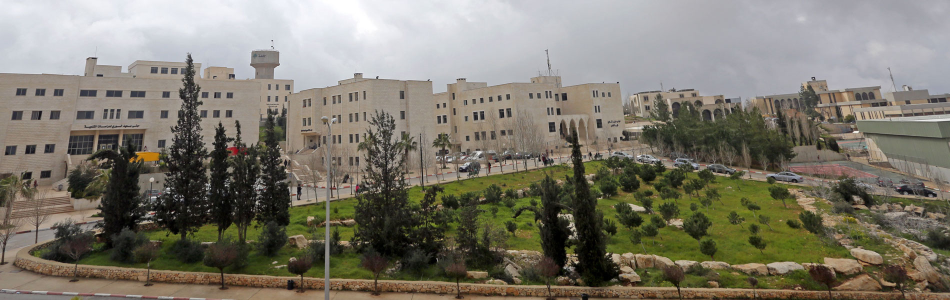
#> input picture Eight Lab/buildings.jpg, 1900 x 600 px (shown at 1/2 size)
$ jupyter execute --allow-errors 'Lab 8.ipynb'
#> lines starting #> are read from the running program, lines starting #| are printed output that depends on the picture; after the words box and inside, x2 and y2 are one past the last pixel; in counts of white or black regions, pixels touching at a corner belong together
[cell 1]
import cv2 as cv
import matplotlib.pyplot as plt
# Load an image
image = cv.imread('buildings.jpg')
#> image is the input picture: shape (600, 1900, 3); mean B, G, R 108.5, 121.1, 125.4
# Display the image
plt.imshow(cv.cvtColor(image, cv.COLOR_BGR2RGB))
plt.title('Original Image')
plt.show()

[cell 2]
image.shape
#> Out = (600, 1900, 3)

[cell 3]
plt.imshow(image)
plt.title('Original Image')
plt.show()

[cell 4]
gray_image = cv.cvtColor(image, cv.COLOR_BGR2GRAY)
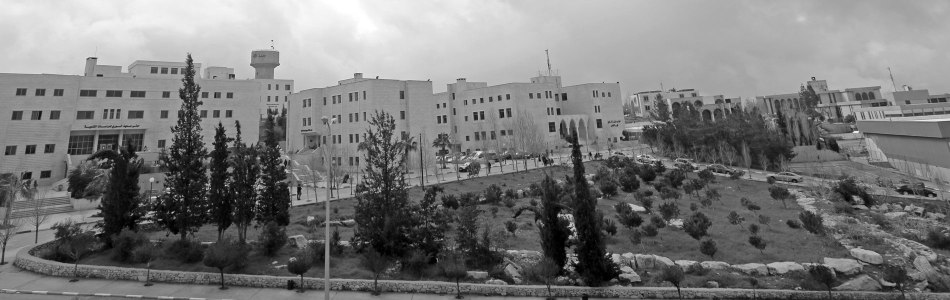
#> gray_image: shape (600, 1900) (shown at 1/2 size); min 0, max 255, mean 120.9
# Display the grayscale image
plt.imshow(gray_image, cmap='gray')
plt.title('Grayscale Image')
plt.show()

[cell 5]
gray_image.shape
#> Out = (600, 1900)

[cell 6]
image = cv.cvtColor(image, cv.COLOR_BGR2RGB)
# Resize and crop the image
resized_image = cv.resize(image, (300, 200))
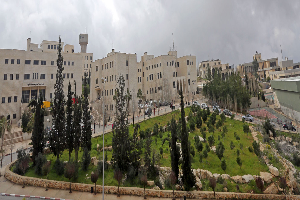
#> resized_image: shape (200, 300, 3); mean R, G, B 125.4, 121.1, 108.5
cropped_image = image[50:250, 50:250]
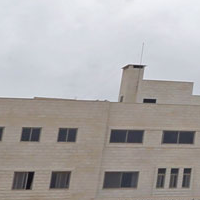
#> cropped_image: shape (200, 200, 3); mean R, G, B 172.3, 169, 168.4
# Rotate the image
rows, cols = image.shape[:2]
#> rows = 600; cols = 1900
M = cv.getRotationMatrix2D((cols / 2, rows / 2), 45, 1)
rotated_image = cv.warpAffine(image, M, (cols, rows))
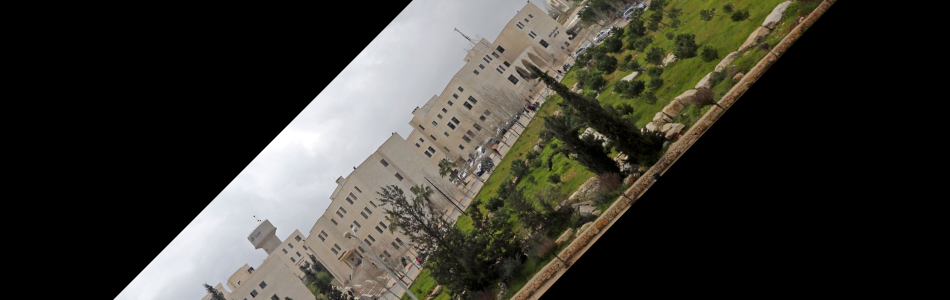
#> rotated_image: shape (600, 1900, 3) (shown at 1/2 size); mean R, G, B 58, 56.4, 49.5
# Display the transformed images
plt.imshow(resized_image)
plt.title('Resized Image')
plt.show()
plt.imshow(cropped_image)
plt.title('Cropped Image')
plt.show()
plt.imshow(rotated_image)
plt.title('Rotated Image')
plt.show()

[cell 7]
rotation_matrix = cv.getRotationMatrix2D((0, 0), -1, 1)
rotated_image = cv.warpAffine(image, rotation_matrix, (image.shape[1], image.shape[0]))
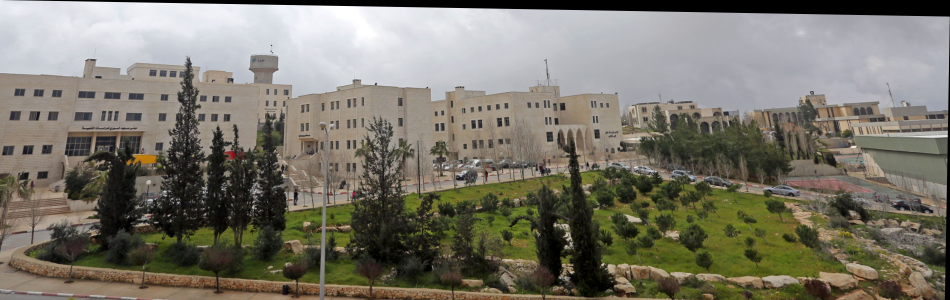
#> rotated_image: shape (600, 1900, 3) (shown at 1/2 size); mean R, G, B 122, 118.3, 106.4
plt.imshow(rotated_image)
plt.title('Rotated Image')
plt.show()

[cell 8]
blurred_image = cv.GaussianBlur(image, (7, 7), 0)
# Display the result
plt.imshow(blurred_image)
plt.title('Blurred Image')
plt.show()
plt.imshow(image)
plt.title('Original Image')
plt.show()

[cell 9]
blurred_image = cv.GaussianBlur(image, (17, 17), 0)
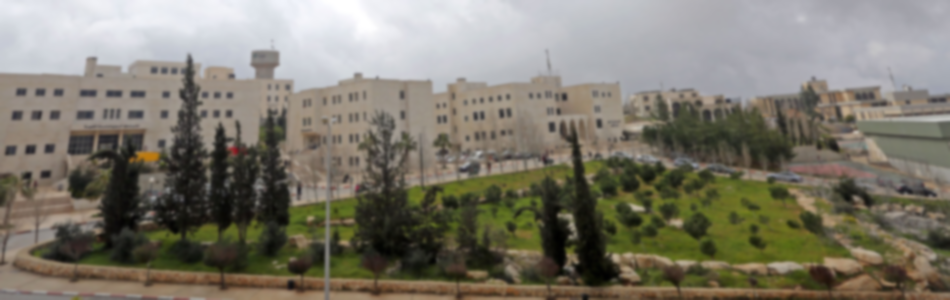
#> blurred_image: shape (600, 1900, 3) (shown at 1/2 size); mean R, G, B 125.4, 121.1, 108.5
# Display the result
plt.imshow(blurred_image)
plt.title('Blurred Image')
plt.show()
plt.imshow(image)
plt.title('Original Image')
plt.show()

[cell 10]
edges = cv.Canny(gray_image, 50, 150)
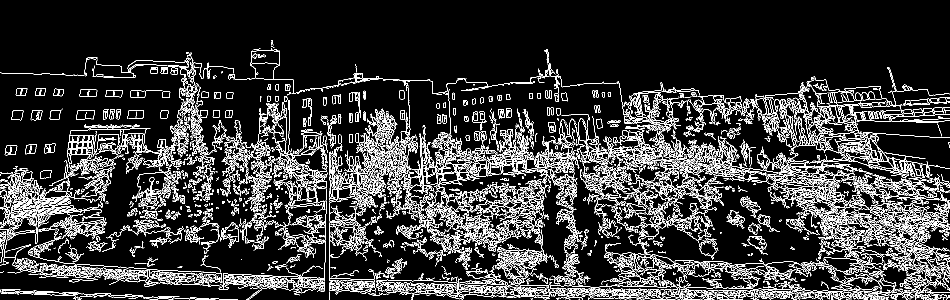
#> edges: shape (600, 1900) (shown at 1/2 size); 13.1% white in thin lines or dots, all inside (x1, y1, x2, y2) = (0, 80, 1900, 600)
plt.imshow(edges, cmap='gray')
plt.title('Edge Detection')
plt.show()
